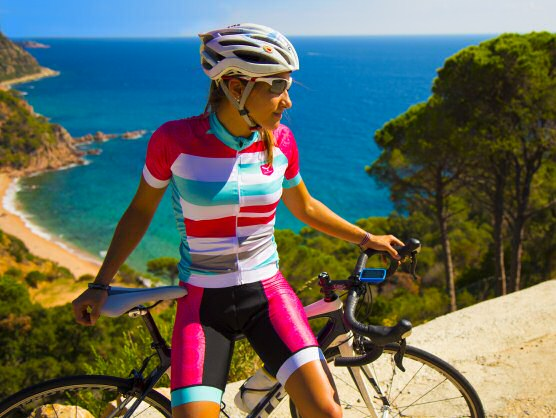
//> input picture P2/img_equalization-1.7/img_equalization/data/ciclista_original.jpg, 556 x 418 px
$ ./img_equalization data/ciclista_original.jpg out.png   (built with g++ and OpenCV 4)
//> lines starting //> are read from the running program, lines starting //| are printed output that depends on the picture
### P2/img_equalization-1.7/img_equalization/common_code.cpp
#include <iostream>
#include "common_code.hpp"

cv::Mat
fsiv_compute_histogram(const cv::Mat& in, cv::Mat& hist)
{
    CV_Assert(in.type()==CV_8UC1);
    CV_Assert(hist.empty() ||(hist.type()==CV_32FC1 &&
                              hist.rows==256 && hist.cols==1));
    //TODO
    //Tienes dos alternativas:
    //1- Implementar un recorrido por la imagen y calcular el histograma.
    //2- Usar la función cv::calcHist.
    //Sugerencia: implementa las dos para comparar.
    cv::Mat histograma;
    int canales[] = {0};
    int numBins = 256;
    float rango[] = {0, 256};
    const float* histRanges[] = {rango};

    cv::calcHist(&in, 1, canales, cv::Mat(), histograma, 1, &numBins, histRanges, true, false);
    histograma.copyTo(hist);

    //

    CV_Assert(hist.type()==CV_32FC1);
    CV_Assert(hist.rows==256 && hist.cols==1);
    return hist;
}

void
fsiv_normalize_histogram(cv::Mat& hist)
{
    CV_Assert(hist.type()==CV_32FC1);
    CV_Assert(hist.rows==256 && hist.cols==1);

    //TODO
    cv::Mat histograma;
    hist.copyTo(histograma);
    //std::cout << "SUMA 1: "<<cv::sum(hist) << std::endl;
    cv::normalize(histograma, histograma, 1.0, 0.0, cv::NORM_L1);
    //std::cout <<histograma<<std::endl;
    histograma.copyTo(hist);
    //std::cout << "SUMA 2: "<<cv::sum(hist) << std::endl;
    //
    CV_Assert(hist.type()==CV_32FC1);
    CV_Assert(hist.rows==256 && hist.cols==1);
    CV_Assert(cv::sum(hist)[0]==0.0 || cv::abs(cv::sum(hist)[0]-1.0)<=1.0e-6);
}

void
fsiv_accumulate_histogram(cv::Mat& hist)
{
    CV_Assert(hist.type()==CV_32FC1);
    CV_Assert(hist.rows==256 && hist.cols==1);
#ifndef NDEBUG
    double old_sum = cv::sum(hist)[0];
#endif


    //TODO
     float* hist_ptr = hist.ptr<float>(0);
    for (int i = 1; i < 256; ++i) {
        hist_ptr[i] += hist_ptr[i - 1];
    }
    //

    CV_Assert(hist.type()==CV_32FC1);
    CV_Assert(hist.rows==256 && hist.cols==1);
    CV_Assert((old_sum<=0.0) ||
              ((std::abs(old_sum-hist.at<float>(255))/old_sum)<=1.0e-5));
}

cv::Mat
fsiv_create_equalization_lookup_table(const cv::Mat& hist,
                                      bool hold_median)
{
    CV_Assert(hist.type()==CV_32FC1);
    CV_Assert(hist.rows==256 && hist.cols==1);
    cv::Mat lkt;
    //TODO
    //Usa las funciones fsiv_normalize_histogram y fsiv_accumulate_histogram
    //para construir la tabla.
    lkt = hist;
    fsiv_normalize_histogram(lkt);
    fsiv_accumulate_histogram(lkt);

    if (hold_median){
        cv::Mat h1, h2;

        int pos = 0;
        for (int i = 0; i < lkt.rows; i++){
            if (lkt.at<float>(i)>=0.5){
                pos = i;
                break;
            }
        }

        lkt(cv::Rect(0, 0, 1, pos)).copyTo(h1);
        lkt(cv::Rect(0, pos, 1, 256-pos)).copyTo(h2);

        h1 = h1 * (pos/lkt.at<float>(pos));
        h2 = ((h2 - lkt.at<float>(pos)) * (255.0 - pos)/(1.0 - lkt.at<float>(pos))) + pos;

        cv::vconcat(h1, h2, lkt);
        lkt.convertTo(lkt, CV_8U);
    } else {
        lkt.convertTo(lkt, CV_8U, 255.0, 0.0);
    }


    //

    CV_Assert(lkt.type()== CV_8UC1);
    CV_Assert(lkt.rows==256 && lkt.cols==1);
    return lkt;
}

cv::Mat
fsiv_apply_lookup_table(const cv::Mat&in, const cv::Mat& lkt,
                        cv::Mat& out)
{
    CV_Assert(in.type()==CV_8UC1);
    CV_Assert(lkt.type()==CV_8UC1);
    CV_Assert(lkt.rows==256 && lkt.cols==1);
    CV_Assert(out.empty() || (out.type()==CV_8UC1 &&
                              out.rows==in.rows && out.cols==in.cols));

    //TODO
    //Hint: you can use the cv::LUT function.
    cv::LUT(in, lkt, out);
    //
    CV_Assert(out.rows ==in.rows && out.cols==in.cols && out.type()==in.type());
    return out;
}

cv::Mat
fsiv_image_equalization(const cv::Mat& in, cv::Mat& out,
                    bool hold_median, int radius)
{
    CV_Assert(in.type()==CV_8UC1);
    //TODO
    //Utiliza las funciones fsiv_compute_histogram,
    //fsiv_create_equalization_lookup_table y fsiv_apply_lookup_table
    //Recuerda: cuando radius>0, la zona no procesada de la entrada se deja


    cv::Mat lkt, aux, hist;
    // Si radius > 0, copia la zona no procesada de la entrada a la salida
    out = in.clone();
    if (radius > 0)
    {
        //recorro las filas y las columnas
        for(int i = 0; i <= in.rows - (2*radius+1); i++){
            for(int j = 0; j <= in.cols - (2*radius+1); j++){
                //tengo que hacer una matriz (2*r + 1, 2*r + 1)
                aux = in(cv::Rect(j,i,2*radius+1,2*radius+1));
                //tengo que computarle el histograma
                fsiv_compute_histogram(aux, hist);
                //tengo que crear la lookup table
                lkt = fsiv_create_equalization_lookup_table(hist, hold_median);
                out.at<uchar>(i+radius, j+radius) = lkt.at<uchar>(in.at<uchar>(i+radius, j+radius));
            }
        }
    }
    else{

        fsiv_compute_histogram(in, hist);

        lkt = fsiv_create_equalization_lookup_table(hist, hold_median);

        fsiv_apply_lookup_table(in, lkt, out);
    }

    //
    CV_Assert(out.rows==in.rows && out.cols==in.cols && out.type()==in.type());
    return out;
}

### P2/img_equalization-1.7/img_equalization/img_equalization.cpp
/*!
  Esto es un esqueleto de programa para usar en las prácticas
  de Visión Artificial.

  Se supone que se utilizará OpenCV.

  Para compilar, puedes ejecutar:
    g++ -Wall -o esqueleto esqueleto.cc `pkg-config opencv --cflags --libs`

*/

#include <iostream>
#include <exception>

//Includes para OpenCV, Descomentar según los módulo utilizados.
#include <opencv2/core/core.hpp>
#include <opencv2/core/utility.hpp>
#include <opencv2/highgui/highgui.hpp>
#include <opencv2/imgproc/imgproc.hpp>
//#include <opencv2/calib3d/calib3d.hpp>

#include "common_code.hpp"

const cv::String keys =
    "{help h usage ? |      | print this message.}"
    "{r radius       |0     | radius used to local processing.}"
    "{m hold_median  |      | the histogram's median will not be transformed.}"
    "{@input         |<none>| input image.}"
    "{@output        |<none>| output image.}"
    ;

int
main (int argc, char* const* argv)
{
  int retCode=EXIT_SUCCESS;

  try {

      cv::CommandLineParser parser(argc, argv, keys);
      parser.about("Apply an histogram equalization to the image. (ver 1.0.0)");
      if (parser.has("help"))
      {
          parser.printMessage();
          return 0;
      }

      cv::String input_name = parser.get<cv::String>(0);
      cv::String output_name = parser.get<cv::String>(1);
      int radius = parser.get<int>("r");
      bool hold_median = parser.has("m");

      if (!parser.check())
      {
          parser.printErrors();
          return 0;
      }

      cv::namedWindow("ORIGINAL", cv::WINDOW_GUI_EXPANDED);
      cv::namedWindow("PROCESADA", cv::WINDOW_GUI_EXPANDED);

      cv::Mat input = cv::imread(input_name, cv::IMREAD_ANYCOLOR);
//> input is the input picture: 418 rows x 556 cols, CV_8UC3; mean B, G, R 96.6, 106.2, 97.7

      if (input.empty())
      {
          std::cerr << "Error: could not open the input image '"
                    << input_name << "'." << std::endl;
          return EXIT_FAILURE;
      }

      cv::Mat output = input.clone();

      //TODO
      if (input.channels()!=1){


          std::vector <cv::Mat> channels;

          cv::cvtColor(output, output, cv::COLOR_BGR2HSV);
//> output: 418 rows x 556 cols, CV_8UC3; mean H, S, V 61.7, 161.1, 136.6
          cv::split(output, channels);
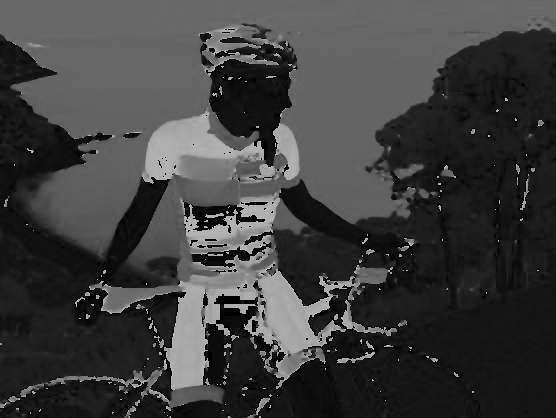
//> channels[0]: 418 rows x 556 cols, CV_8UC1; min 0, max 179, mean 61.7
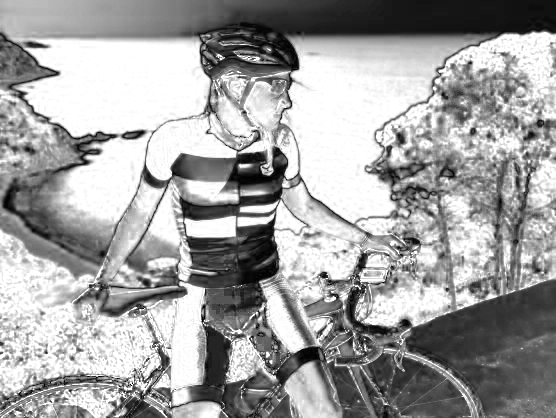
//> channels[1]: 418 rows x 556 cols, CV_8UC1; min 0, max 255, mean 161.1
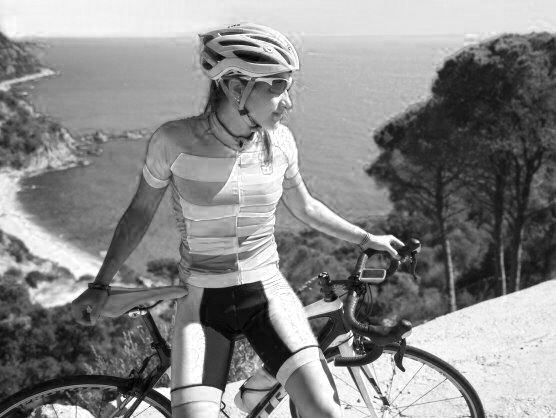
//> channels[2]: 418 rows x 556 cols, CV_8UC1; min 0, max 255, mean 136.6


          fsiv_image_equalization(channels[2], channels[2], hold_median, radius);
//> in fsiv_compute_histogram, `cv::calcHist(&in, 1, canales, cv::Mat(), histograma, 1, &numBins, hist..`: histograma = 256 values, max 3303 at index 228, min 2 at index 0, mean 907.8
//> in fsiv_compute_histogram, `histograma.copyTo(hist);`: hist has the same summary as histograma
//> in fsiv_image_equalization, `fsiv_compute_histogram(in, hist);`: hist has the same summary as histograma in fsiv_compute_histogram
//> in fsiv_create_equalization_lookup_table, `lkt = hist;`: lkt has the same summary as histograma in fsiv_compute_histogram
//> in fsiv_normalize_histogram, `cv::normalize(histograma, histograma, 1.0, 0.0, cv::NORM_L1);`: histograma = 256 values, max 0.0142 at index 228, min 8.61e-06 at index 0, mean 0.00391
//> in fsiv_normalize_histogram, `histograma.copyTo(hist);`: hist has the same summary as histograma
//> in fsiv_create_equalization_lookup_table, `fsiv_normalize_histogram(lkt);`: lkt has the same summary as histograma in fsiv_normalize_histogram
//> in fsiv_accumulate_histogram, `double old_sum = cv::sum(hist)[0];`: old_sum = 1
//> after the loop in fsiv_accumulate_histogram, `for (int i = 1; i < 256; ++i)`: hist = 256 values from 8.61e-06 to 1
//> in fsiv_create_equalization_lookup_table, `lkt.convertTo(lkt, CV_8U, 255.0, 0.0);`: lkt = 256 values from 0 to 255
//> in fsiv_image_equalization, `lkt = fsiv_create_equalization_lookup_table(hist, hold_median);`: hist = 256 values from 8.61e-06 to 1
          cv::merge(channels, output);
//> output: 418 rows x 556 cols, CV_8UC3; mean H, S, V 61.7, 161.1, 128.2


          cv::cvtColor(output, output, cv::COLOR_HSV2BGR);
      }
      else{

        fsiv_image_equalization(input, output, hold_median, radius);
      }

      //

      cv::imshow("ORIGINAL", input);
      cv::imshow("PROCESADA", output);

      int key = cv::waitKey(0) & 0xff;
//> the space key is pressed

      if (key != 27)
      {
          if (!cv::imwrite(output_name, output))
          {
              std::cerr << "Error: could not save the result in file '"
                        << output_name << "'."<< std::endl;
                return EXIT_FAILURE;
            }
      }
  }
  catch (std::exception& e)
  {
    std::cerr << "Capturada excepcion: " << e.what() << std::endl;
    retCode = EXIT_FAILURE;
  }
  catch (...)
  {
    std::cerr << "Capturada excepcion desconocida!" << std::endl;
    retCode = EXIT_FAILURE;
  }
  return retCode;
}
